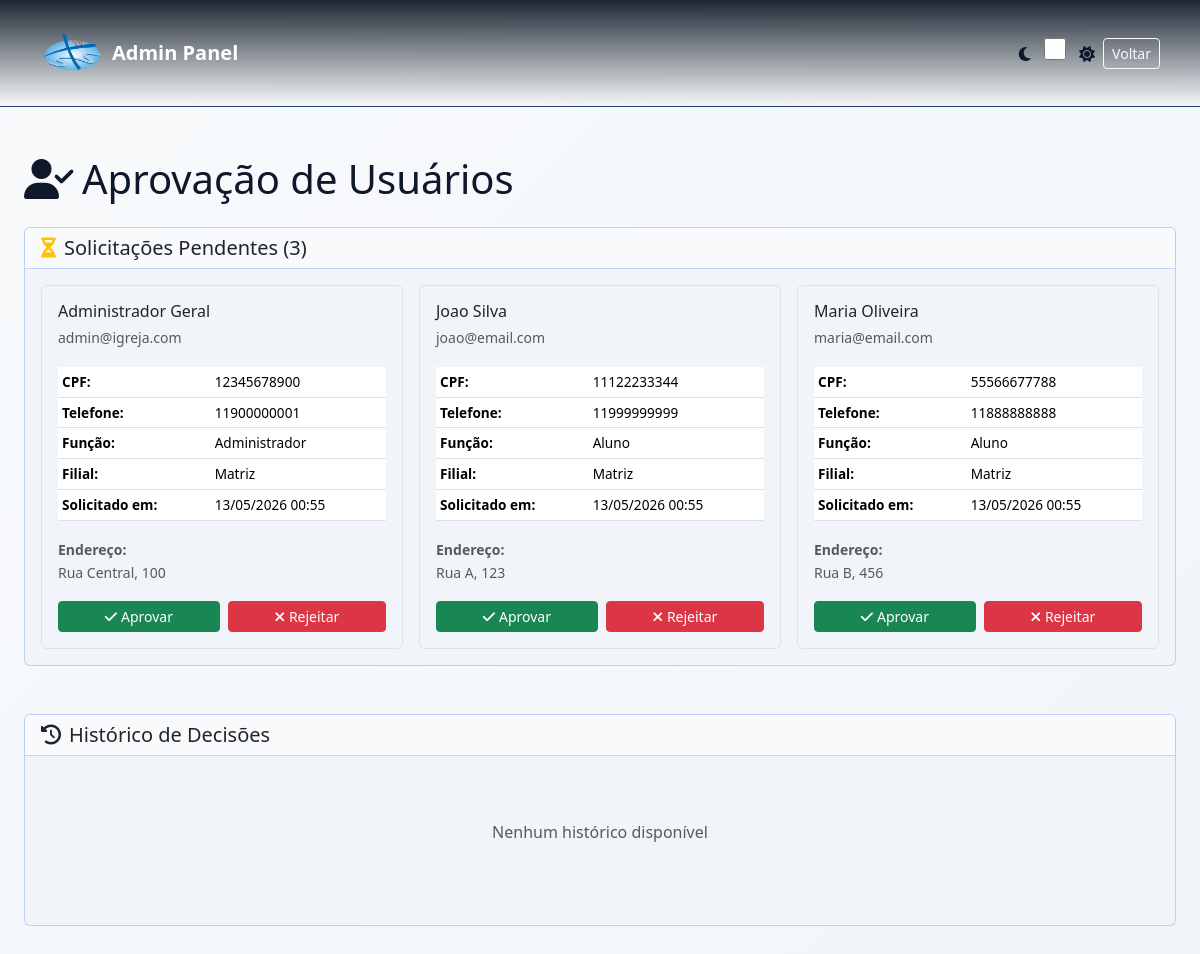
Page /php/admin/admin_aprovar_usuarios.php (signed in) on the committed database.
### tables this page shows
CREATE TABLE IF NOT EXISTS ID_FIEL (
    IDF_ID INT UNSIGNED AUTO_INCREMENT PRIMARY KEY,
    IDF_NOME VARCHAR(100) NOT NULL,
    IDF_TELEFONE VARCHAR(20) NULL,
    IDF_EMAIL VARCHAR(150) NOT NULL,
    IDF_CPF CHAR(11) NOT NULL,
    IDF_FILIAL_ID INT UNSIGNED NULL,
    IDF_FUNCAO VARCHAR(50) NULL,
    IDF_ENDERECO VARCHAR(200) NULL,
    IDF_SENHA_HASH VARCHAR(255) NOT NULL,
    IDF_STATUS VARCHAR(20) NOT NULL DEFAULT 'pendente' COMMENT 'pendente, aprovado, negado',
    IDF_ATIVO TINYINT(1) NOT NULL DEFAULT 1,
    IDF_EMAIL_VERIFICADO_EM DATETIME NULL,
    IDF_ULTIMO_LOGIN_EM DATETIME NULL,
    IDF_CRIADO_EM TIMESTAMP NOT NULL DEFAULT CURRENT_TIMESTAMP,
    IDF_ATUALIZADO_EM TIMESTAMP NOT NULL DEFAULT CURRENT_TIMESTAMP ON UPDATE CURRENT_TIMESTAMP,
    IDF_REMOVIDO_EM DATETIME NULL,
    UNIQUE KEY UK_ID_FIEL_EMAIL (IDF_EMAIL),
    UNIQUE KEY UK_ID_FIEL_CPF (IDF_CPF),
    KEY IX_ID_FIEL_FILIAL (IDF_FILIAL_ID),
    KEY IX_ID_FIEL_ATIVO (IDF_ATIVO),
    CONSTRAINT FK_ID_FIEL_FILIAL
        FOREIGN KEY (IDF_FILIAL_ID) REFERENCES ID_FILIAL(IDL_ID)
        ON UPDATE CASCADE
        ON DELETE SET NULL
);

CREATE TABLE IF NOT EXISTS ID_FILIAL (
    IDL_ID INT UNSIGNED AUTO_INCREMENT PRIMARY KEY,
    IDL_NOME VARCHAR(120) NOT NULL,
    IDL_CIDADE VARCHAR(100) NULL,
    IDL_ESTADO CHAR(2) NULL,
    IDL_ATIVA TINYINT(1) NOT NULL DEFAULT 1,
    IDL_CRIADO_EM TIMESTAMP NOT NULL DEFAULT CURRENT_TIMESTAMP,
    IDL_ATUALIZADO_EM TIMESTAMP NOT NULL DEFAULT CURRENT_TIMESTAMP ON UPDATE CURRENT_TIMESTAMP,
    UNIQUE KEY UK_ID_FILIAL_NOME (IDL_NOME)
);

### php/conexao.php (called while the page is built, shortened)
<?php
function site_url($path = '') {
    return rtrim(SITE_BASE_URL, '/') . '/' . ltrim($path, '/');
}
?>

### php/admin/admin_aprovar_usuarios.php (the view, shortened to what this page needs)
<?php
include("../conexao.php");
$sql_pendentes = "
    SELECT
        f.IDF_ID, f.IDF_NOME, f.IDF_EMAIL, f.IDF_TELEFONE, f.IDF_CPF,
        f.IDF_FILIAL_ID, f.IDF_FUNCAO, f.IDF_ENDERECO,
        f.IDF_CRIADO_EM, f.IDF_STATUS,
        fil.IDL_NOME
    FROM ID_FIEL f
    LEFT JOIN ID_FILIAL fil ON f.IDF_FILIAL_ID = fil.IDL_ID
    WHERE f.IDF_STATUS = 'pendente'
    ORDER BY f.IDF_CRIADO_EM DESC
";
$res_pendentes = mysqli_query($conn, $sql_pendentes);
$usuarios_pendentes = array();
if ($res_pendentes && mysqli_num_rows($res_pendentes) > 0) {
    while ($user = mysqli_fetch_assoc($res_pendentes)) {
        $usuarios_pendentes[] = $user;
    }
}
$usuarios_historico = array();
?>
<!DOCTYPE html>
<html lang="pt-BR" data-theme="dark">
<head>
    <link href="https://cdn.jsdelivr.net/npm/bootstrap@5.3.2/dist/css/bootstrap.min.css" rel="stylesheet">
    <link rel="stylesheet" href="https://cdnjs.cloudflare.com/ajax/libs/font-awesome/6.5.1/css/all.min.css">
    <link rel="stylesheet" href="../../css/styles.css">
</head>
<body style="transition: background 0.3s ease;">
    <nav class="navbar navbar-expand-lg navbar-dark w-100 p-3" style="background: rgba(7,16,29,0.98); border-bottom: 1px solid var(--border-color); transition: all 0.3s ease;">
        <div class="container-fluid px-4">
            <a class="navbar-brand fw-bold d-flex align-items-center" href="<?php echo site_url('php/admin/admin_conteudos.php'); ?>">
                <img src="../../assets/logo.png" alt="Logotipo" class="logo me-2" /> Admin Panel
            </a>
            <div class="d-flex gap-2 align-items-center ms-auto">
                <div class="theme-toggle-container">
                    <i class="fas fa-moon theme-icon" style="font-size: 1rem;"></i>
                    <input type="checkbox" id="theme-toggle" class="theme-toggle" aria-label="Alternar tema" style="width: 40px; height: 22px;">
                    <i class="fas fa-sun theme-icon" style="font-size: 1rem;"></i>
                </div>
                <a href="admin_conteudos.php" class="btn btn-sm btn-outline-light">Voltar</a>
            </div>
        </div>
    </nav>
    <main class="container-fluid py-5 px-4">
        <div class="row">
            <div class="col-12">
                <h1 class="mb-4"><i class="fas fa-user-check me-2"></i>Aprovação de Usuários</h1>
                <div class="card mb-5" style="background: var(--bg-light); border: 1px solid var(--border-color);">
                    <div class="card-header" style="background: var(--bg-dark); border-bottom: 1px solid var(--border-color);">
                        <h5 class="mb-0"><i class="fas fa-hourglass-half me-2 text-warning"></i>Solicitações Pendentes (<?php echo count($usuarios_pendentes); ?>)</h5>
                    </div>
                    <div class="card-body">
                        <?php if (count($usuarios_pendentes) > 0) { ?>
                            <div class="row g-3">
                                <?php foreach ($usuarios_pendentes as $user) { ?>
                                    <div class="col-md-6 col-lg-4">
                                        <div class="border rounded p-3" style="border-color: var(--border-color);">
                                            <div class="mb-3">
                                                <h6 class="mb-1"><?php echo htmlspecialchars($user["IDF_NOME"]); ?></h6>
                                                <small class="text-muted"><?php echo htmlspecialchars($user["IDF_EMAIL"]); ?></small>
                                            </div>
                                            <div class="mb-3">
                                                <table class="table table-sm mb-0" style="font-size: 0.85rem;">
                                                    <tr>
                                                        <td><strong>CPF:</strong></td>
                                                        <td><?php echo htmlspecialchars($user["IDF_CPF"]); ?></td>
                                                    </tr>
                                                    <tr>
                                                        <td><strong>Telefone:</strong></td>
                                                        <td><?php echo htmlspecialchars($user["IDF_TELEFONE"]); ?></td>
                                                    </tr>
                                                    <tr>
                                                        <td><strong>Função:</strong></td>
                                                        <td><?php echo htmlspecialchars($user["IDF_FUNCAO"]); ?></td>
                                                    </tr>
                                                    <tr>
                                                        <td><strong>Filial:</strong></td>
                                                        <td><?php echo htmlspecialchars($user["IDL_NOME"] ?? "N/A"); ?></td>
                                                    </tr>
                                                    <tr>
                                                        <td><strong>Solicitado em:</strong></td>
                                                        <td><?php echo date('d/m/Y H:i', strtotime($user["IDF_CRIADO_EM"])); ?></td>
                                                    </tr>
                                                </table>
                                            </div>
                                            <div class="mb-2">
                                                <small class="text-muted"><strong>Endereço:</strong></small>
                                                <small class="d-block text-muted"><?php echo htmlspecialchars($user["IDF_ENDERECO"]); ?></small>
                                            </div>
                                            <div class="d-flex gap-2 mt-3">
                                                <button type="button" class="btn btn-sm btn-success flex-grow-1" data-bs-toggle="modal" data-bs-target="#approveModal<?php echo $user["IDF_ID"]; ?>">
                                                    <i class="fas fa-check me-1"></i>Aprovar
                                                </button>
                                                <button type="button" class="btn btn-sm btn-danger flex-grow-1" data-bs-toggle="modal" data-bs-target="#rejectModal<?php echo $user["IDF_ID"]; ?>">
                                                    <i class="fas fa-times me-1"></i>Rejeitar
                                                </button>
                                            </div>
                                        </div>
                                    </div>
                                <?php } ?>
                            </div>
                        <?php } ?>
                    </div>
                </div>
                <div class="card" style="background: var(--bg-light); border: 1px solid var(--border-color);">
                    <div class="card-header" style="background: var(--bg-dark); border-bottom: 1px solid var(--border-color);">
                        <h5 class="mb-0"><i class="fas fa-history me-2"></i>Histórico de Decisões</h5>
                    </div>
                    <div class="card-body">
                        <?php if (count($usuarios_historico) > 0) { ?>
                            <div class="table-responsive">
                                <table class="table table-hover table-sm">
                                    <thead>
                                        <tr style="border-bottom: 1px solid var(--border-color);">
                                            <th>Usuário</th>
                                            <th>E-mail</th>
                                            <th>Status</th>
                                            <th>Respondido em</th>
                                            <th>Por</th>
                                            <th>Motivo</th>
                                        </tr>
                                    </thead>
                                    <tbody>
                                        <?php foreach ($usuarios_historico as $user) { ?>
                                            <tr>
                                                <td><?php echo htmlspecialchars($user["IDF_NOME"]); ?></td>
                                                <td><small><?php echo htmlspecialchars($user["IDF_EMAIL"]); ?></small></td>
                                                <td>
                                                    <?php if ($user["IDF_STATUS"] === "aprovado") { ?>
                                                        <span class="badge bg-success"><i class="fas fa-check me-1"></i>Aprovado</span>
                                                    <?php } else { ?>
                                                        <span class="badge bg-danger"><i class="fas fa-times me-1"></i>Rejeitado</span>
                                                    <?php } ?>
                                                </td>
                                                <td><small><?php echo $user["IDSA_RESPONDIDO_EM"] ? date('d/m/Y H:i', strtotime($user["IDSA_RESPONDIDO_EM"])) : "N/A"; ?></small></td>
                                                <td><small><?php echo htmlspecialchars($user["ADMIN_NOME"] ?? "Sistema"); ?></small></td>
                                                <td><small><?php echo htmlspecialchars($user["IDSA_MOTIVO_NEGACAO"] ?? "-"); ?></small></td>
                                            </tr>
                                        <?php } ?>
                                    </tbody>
                                </table>
                            </div>
                        <?php } else { ?>
                            <div class="text-center py-5">
                                <p class="text-muted">Nenhum histórico disponível</p>
                            </div>
                        <?php } ?>
                    </div>
                </div>
            </div>
        </div>
    </main>
</body>
</html>

### css/styles.css (style rules this page uses)
:root { --bg-dark: #07101d; --bg-light: #152238; --text-main: #ffffff; --text-muted: #94a3b8; --card-bg: #475569; --auth-bg: #1e293b; --primary: #3b82f6; --primary-light: #60a5fa; --accent: #10b981; --input-bg: #334155; --border-color: rgba(96, 165, 250, 0.2); }
:root[data-theme="light"] { --bg-dark: #f8fafc; --bg-light: #f1f5f9; --text-main: #0f172a; --text-muted: #475569; --card-bg: #e2e8f0; --auth-bg: #ffffff; --primary: #2563eb; --primary-light: #3b82f6; --accent: #059669; --input-bg: #e2e8f0; --border-color: rgba(59, 130, 246, 0.3); }
* { margin: 0; padding: 0; box-sizing: border-box; }
html { scroll-behavior: smooth; }
body { background: linear-gradient(135deg, var(--bg-dark) 0%, var(--bg-light) 100%); color: var(--text-main); min-height: 100vh; font-family: 'Segoe UI', Tahoma, Geneva, Verdana, sans-serif; line-height: 1.6; overflow-x: hidden; }
.navbar { background: linear-gradient(to bottom, rgba(7, 16, 29, 0.9) 0%, transparent 100%) !important; z-index: 10; }
.logo { height: 64px; width: auto; }

### rows in the picture
id_fiel: IDF_NOME "Administrador Geral", IDF_EMAIL "admin@igreja.com", IDF_CPF "12345678900", IDF_TELEFONE "11900000001", IDF_FUNCAO "Administrador", IDF_FILIAL_ID.IDL_NOME "Matriz", IDF_CRIADO_EM "13/05/2026 00:55", IDF_ENDERECO "Rua Central, 100"
id_fiel: IDF_NOME "Joao Silva", IDF_EMAIL "joao@email.com", IDF_CPF "11122233344", IDF_TELEFONE "11999999999", IDF_FUNCAO "Aluno", IDF_FILIAL_ID.IDL_NOME "Matriz", IDF_CRIADO_EM "13/05/2026 00:55", IDF_ENDERECO "Rua A, 123"
id_fiel: IDF_NOME "Maria Oliveira", IDF_EMAIL "maria@email.com", IDF_CPF "55566677788", IDF_TELEFONE "11888888888", IDF_FUNCAO "Aluno", IDF_FILIAL_ID.IDL_NOME "Matriz", IDF_CRIADO_EM "13/05/2026 00:55", IDF_ENDERECO "Rua B, 456"

### other values in the picture
count($usuarios_pendentes) "3"
